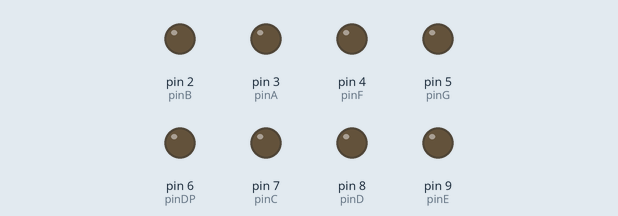
Recording of a sketch running on a simulated Arduino Uno, built with avr-gcc and run on an emulated ATmega328P. Parts: output pins drawn as LEDs (lit = HIGH).

Above: at 0.5 s.
At 1.5 s:
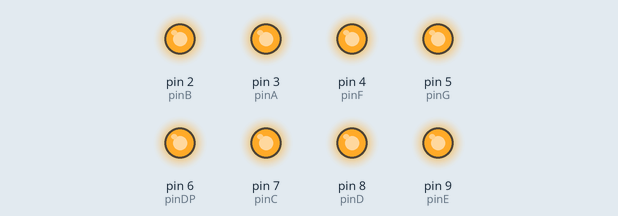
Timing chart, 0 to 3.0 s (numbered marks = the images above):
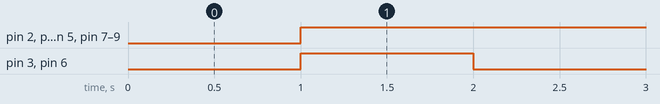

Measured:
- by itself, pin 2 (pinB), pin 4 (pinF), pin 5 (pinG), pin 7 (pinC), pin 8 (pinD), pin 9 (pinE): LOW → HIGH at 1.0 s
- by itself, pin 3 (pinA), pin 6 (pinDP): alternates HIGH for 1.0 s and LOW for 1.0 s

The sketch:

TESTE7SEG.ino
```cpp
int pinA = 3;
int pinB = 2;
int pinC = 7;
int pinD = 8;
int pinE = 9;
int pinF = 4;
int pinG = 5;
int pinDP = 6;

boolean high =false;

void setup()
{
  pinMode(pinA, OUTPUT);
  pinMode(pinB, OUTPUT);
  pinMode(pinC, OUTPUT);
  pinMode(pinD, OUTPUT);
  pinMode(pinE, OUTPUT);
  pinMode(pinF, OUTPUT);
  pinMode(pinG, OUTPUT);
  pinMode(pinDP, OUTPUT);
}

void loop()
{
  num8();
  blinkDP();
  reset();
  blinkDP();
}

void blinkDP() // Faz o DP piscar.
{
    if (high)
  {
    digitalWrite(pinDP, HIGH);
  }
  else
  {
    digitalWrite(pinDP, LOW);
  }

  high = !high;
  delay(1000);
}

void reset()
{
  digitalWrite(pinA, HIGH);
  digitalWrite(pinB, HIGH);
  digitalWrite(pinC, HIGH);
  digitalWrite(pinD, HIGH);
  digitalWrite(pinE, HIGH);
  digitalWrite(pinF, HIGH);
  digitalWrite(pinG, HIGH);
  digitalWrite(pinDP,HIGH);
}

void num8() // Número 8.
{
  digitalWrite(pinA, LOW);
//  digitalWrite(pinB, LOW);
//  digitalWrite(pinC, LOW);
//  digitalWrite(pinD, LOW);
//  digitalWrite(pinE, LOW);
//  digitalWrite(pinF, LOW);
//  digitalWrite(pinG, LOW);
}
```
